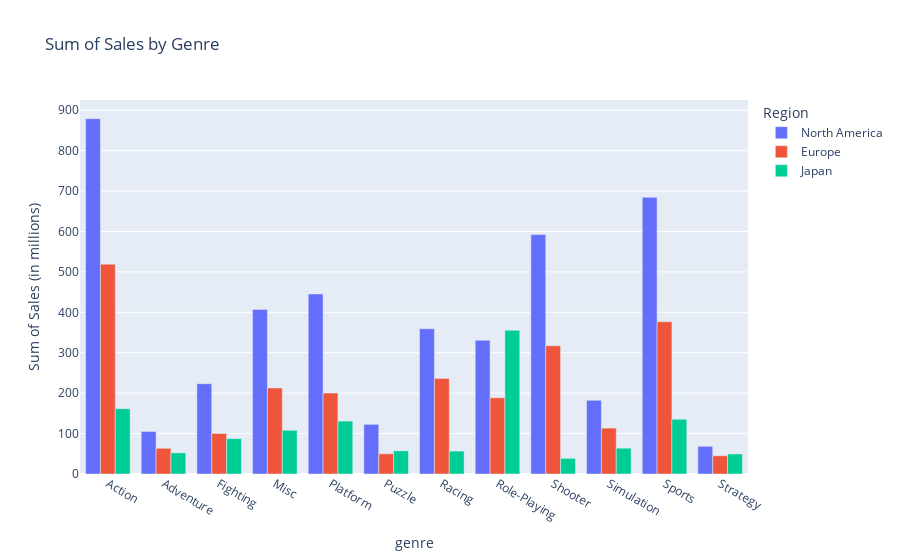

The notebook cell this image was saved under:
### Code cell
# se crea un gráfico de barras para la suma de las ventas por género para cada región
fig = px.bar(genre_sales, y= ['na_sales', 'eu_sales', 'jp_sales'],
             title= 'Sum of Sales by Genre',
             labels={'value': "Sum of Sales (in millions)", 'variable': 'Region'},
             barmode='group')

fig.update_traces(
    name='North America', # Cambiar el nombre de la primera línea de la leyenda
    selector=dict(name='na_sales')
    )

fig.update_traces(
    name='Europe', # Cambiar el nombre de la segunda línea de la leyenda
    selector=dict(name='eu_sales')
    )

fig.update_traces(
    name='Japan', # Cambiar el nombre de la tercera línea de la leyenda
    selector=dict(name='jp_sales')
   )

fig.show()

### Figure 1 — Plotly figure (JSON) as saved in the notebook; plotly's stock layout.template omitted (floating-point values rounded to 4 significant figures)
{"data": [{"alignmentgroup": "True", "hovertemplate": "Region=na_sales<br>genre=%{x}<br>Sum of Sales (in millions)=%{y}<extra></extra>", "legendgroup": "na_sales", "marker": {"color": "#636efa", "pattern": {"shape": ""}}, "name": "North America", "offsetgroup": "na_sales", "orientation": "v", "showlegend": true, "textposition": "auto", "type": "bar", "x": ["Action", "Adventure", "Fighting", "Misc", "Platform", "Puzzle", "Racing", "Role-Playing", "Shooter", "Simulation", "Sports", "Strategy"], "xaxis": "x", "y": [879.0, 105.3, 223.4, 407.3, 445.5, 122.9, 359.4, 330.8, 592.2, 182.2, 684.4, 68.55], "yaxis": "y"}, {"alignmentgroup": "True", "hovertemplate": "Region=eu_sales<br>genre=%{x}<br>Sum of Sales (in millions)=%{y}<extra></extra>", "legendgroup": "eu_sales", "marker": {"color": "#EF553B", "pattern": {"shape": ""}}, "name": "Europe", "offsetgroup": "eu_sales", "orientation": "v", "showlegend": true, "textposition": "auto", "type": "bar", "x": ["Action", "Adventure", "Fighting", "Misc", "Platform", "Puzzle", "Racing", "Role-Playing", "Shooter", "Simulation", "Sports", "Strategy"], "xaxis": "x", "y": [519.1, 63.54, 100.3, 212.7, 200.3, 50.01, 236.5, 188.7, 317.3, 113.5, 376.8, 45.17], "yaxis": "y"}, {"alignmentgroup": "True", "hovertemplate": "Region=jp_sales<br>genre=%{x}<br>Sum of Sales (in millions)=%{y}<extra></extra>", "legendgroup": "jp_sales", "marker": {"color": "#00cc96", "pattern": {"shape": ""}}, "name": "Japan", "offsetgroup": "jp_sales", "orientation": "v", "showlegend": true, "textposition": "auto", "type": "bar", "x": ["Action", "Adventure", "Fighting", "Misc", "Platform", "Puzzle", "Racing", "Role-Playing", "Shooter", "Simulation", "Sports", "Strategy"], "xaxis": "x", "y": [161.4, 52.3, 87.48, 108.1, 130.8, 57.31, 56.71, 355.5, 38.76, 63.8, 135.5, 49.66], "yaxis": "y"}], "layout": {"barmode": "group", "legend": {"title": {"text": "Region"}, "tracegroupgap": 0}, "title": {"text": "Sum of Sales by Genre"}, "xaxis": {"anchor": "y", "domain": [0, 1], "title": {"text": "genre"}}, "yaxis": {"anchor": "x", "domain": [0, 1], "title": {"text": "Sum of Sales (in millions)"}}}}
